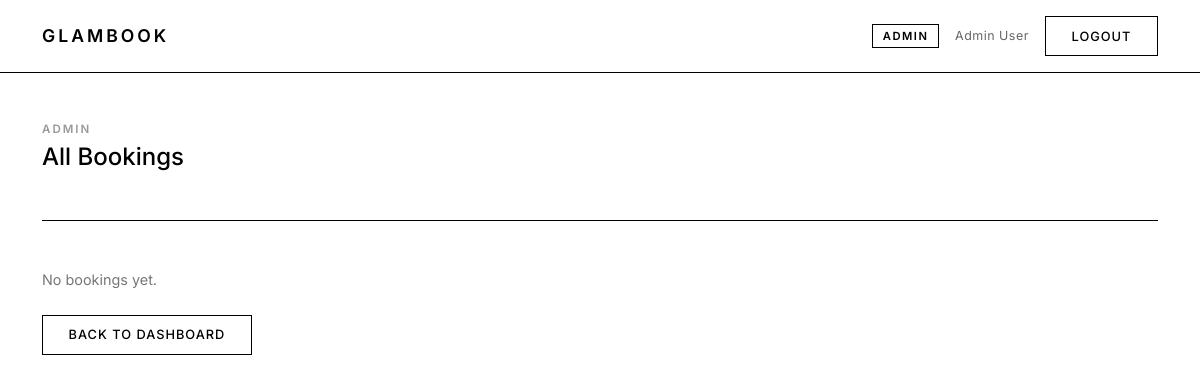
The app's page /appointments/all/ (signed in), older data.
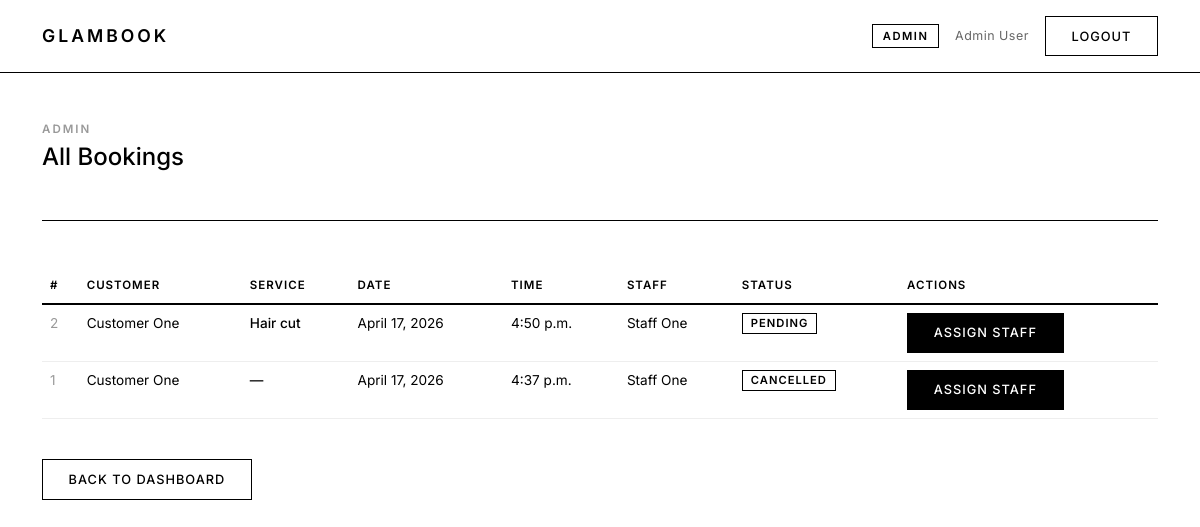
The same page, newer data.
### appointments/models.py (models this page shows, shortened)
class Appointment(models.Model):
    STATUS_CHOICES = (
        ('pending', 'Pending'),
        ('confirmed', 'Confirmed'),
        ('completed', 'Completed'),
        ('cancelled', 'Cancelled'),
        ('rescheduled', 'Rescheduled'),
    )
    customer = models.ForeignKey(User, on_delete=models.CASCADE, related_name='appointments_as_customer')
    provider = models.ForeignKey(User, on_delete=models.SET_NULL, null=True, blank=True, related_name='appointments_as_provider')
    service = models.ForeignKey('services.ServiceType', on_delete=models.SET_NULL, null=True, related_name='appointments')
    date = models.DateField()
    time = models.TimeField()
    status = models.CharField(max_length=20, choices=STATUS_CHOICES, default='pending')
    created_at = models.DateTimeField(auto_now_add=True)
    updated_at = models.DateTimeField(auto_now=True)
    class Meta:
        ordering = ['-date', '-time']

### services/models.py (models this page shows, shortened)
class ServiceType(models.Model):
    name = models.CharField(max_length=100)
    description = models.TextField(blank=True)
    duration_minutes = models.PositiveIntegerField(default=30)
    price = models.DecimalField(max_digits=8, decimal_places=2)
    is_active = models.BooleanField(default=True)
    created_at = models.DateTimeField(auto_now_add=True)
    class Meta:
        ordering = ['name']

### appointments/views.py (the view)
    def wrapper(request, *args, **kwargs):
        profile = getattr(request.user, 'profile', None)
        if not profile or profile.role != 'admin':
            messages.error(request, 'Access denied. Admin only.')
            return redirect('home')
        return view_func(request, *args, **kwargs)

### appointments/views.py (called while the page is built)
def admin_required(view_func):
    def wrapper(request, *args, **kwargs):
        profile = getattr(request.user, 'profile', None)
        if not profile or profile.role != 'admin':
            messages.error(request, 'Access denied. Admin only.')
            return redirect('home')
        return view_func(request, *args, **kwargs)
    wrapper.__name__ = view_func.__name__
    return login_required(wrapper)

@admin_required
def all_bookings(request):
    appointments = Appointment.objects.select_related('customer', 'provider', 'service').order_by('-date', '-time')
    return render(request, 'appointments/all_bookings.html', {'appointments': appointments})

### templates/appointments/all_bookings.html (shortened to what this page needs)
{% extends 'glambookapp/base.html' %}
{% block content %}
<div class="container py-5">
    <div class="mb-5">
        <p style="font-size:0.72rem; font-weight:600; letter-spacing:2px; text-transform:uppercase; color:#999; margin-bottom:0.3rem;">Admin</p>
        <h4 class="mb-0" style="font-weight:500;">All Bookings</h4>
    </div>
    <hr class="mb-5">
    {% if appointments %}
    <div class="table-responsive">
        <table class="table" style="font-size:0.85rem;">
            <thead>
                <tr style="border-bottom: 2px solid #000;">
                    <th style="font-size:0.72rem; letter-spacing:1px; text-transform:uppercase; font-weight:600;">#</th>
                    <th style="font-size:0.72rem; letter-spacing:1px; text-transform:uppercase; font-weight:600;">Customer</th>
                    <th style="font-size:0.72rem; letter-spacing:1px; text-transform:uppercase; font-weight:600;">Service</th>
                    <th style="font-size:0.72rem; letter-spacing:1px; text-transform:uppercase; font-weight:600;">Date</th>
                    <th style="font-size:0.72rem; letter-spacing:1px; text-transform:uppercase; font-weight:600;">Time</th>
                    <th style="font-size:0.72rem; letter-spacing:1px; text-transform:uppercase; font-weight:600;">Staff</th>
                    <th style="font-size:0.72rem; letter-spacing:1px; text-transform:uppercase; font-weight:600;">Status</th>
                    <th style="font-size:0.72rem; letter-spacing:1px; text-transform:uppercase; font-weight:600;">Actions</th>
                </tr>
            </thead>
            <tbody>
                {% for appointment in appointments %}
                <tr style="border-bottom: 1px solid #eee;">
                    <td style="color:#999;">{{ appointment.id }}</td>
                    <td>{{ appointment.customer.first_name }} {{ appointment.customer.last_name }}</td>
                    <td style="font-weight:500;">{{ appointment.service.name|default:"—" }}</td>
                    <td>{{ appointment.date }}</td>
                    <td>{{ appointment.time }}</td>
                    <td>
                        {% if appointment.provider %}
                            {{ appointment.provider.first_name }} {{ appointment.provider.last_name }}
                        {% else %}
                            <span style="color:#999; font-size:0.78rem;">Unassigned</span>
                        {% endif %}
                    </td>
                    <td>
                        <span style="font-size:0.7rem; font-weight:600; letter-spacing:1px; text-transform:uppercase; border:1px solid #000; padding:0.15rem 0.5rem;">{{ appointment.get_status_display }}</span>
                    </td>
                    <td>
                        <a href="{% url 'assign_staff' appointment.id %}" class="btn btn-dark btn-sm">Assign Staff</a>
                    </td>
                </tr>
                {% endfor %}
            </tbody>
        </table>
    </div>
    {% else %}
    <p class="text-muted">No bookings yet.</p>
    {% endif %}
    <div class="mt-4">
        <a href="{% url 'home' %}" class="btn btn-outline-dark btn-sm">Back to Dashboard</a>
    </div>
</div>
{% endblock %}

Row changes from the older to the newer data that the page shows:
added Appointment: id "2", customer.first_name "Customer", customer.last_name "One", service.name "Hair cut", date "April 17, 2026", time "4:50 p.m.", provider.first_name "Staff", provider.last_name "One", status "PENDING"
added Appointment: id "1", customer.first_name "Customer", customer.last_name "One", service.name "—", date "April 17, 2026", time "4:37 p.m.", provider.first_name "Staff", provider.last_name "One", status "CANCELLED"
Text that changed along with them:
text no longer shown: "No bookings yet."
text now shown: "# CUSTOMER SERVICE DATE TIME STAFF STATUS ACTIONS"
